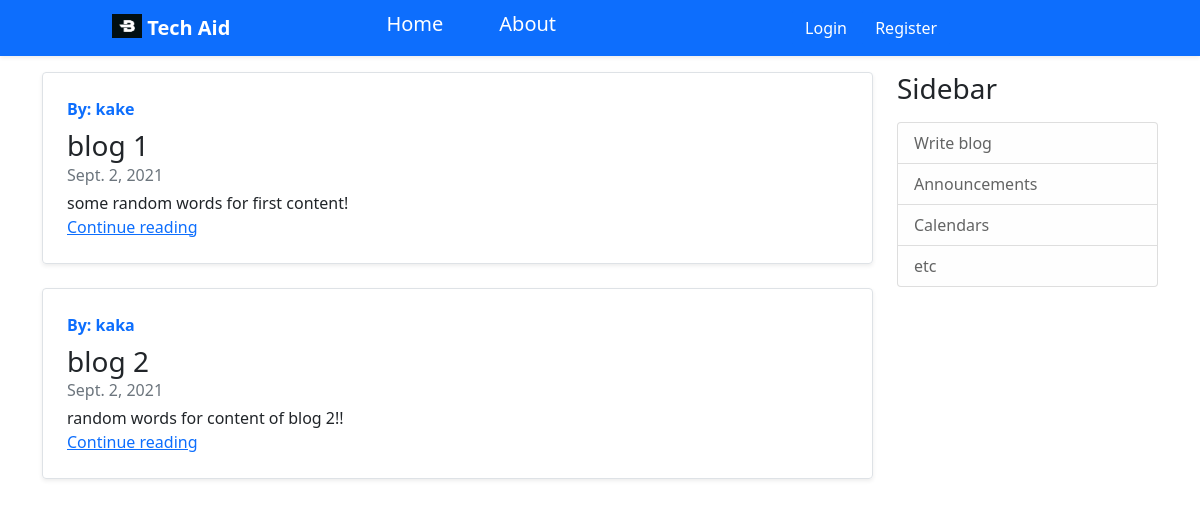
Before: / with the older database file.
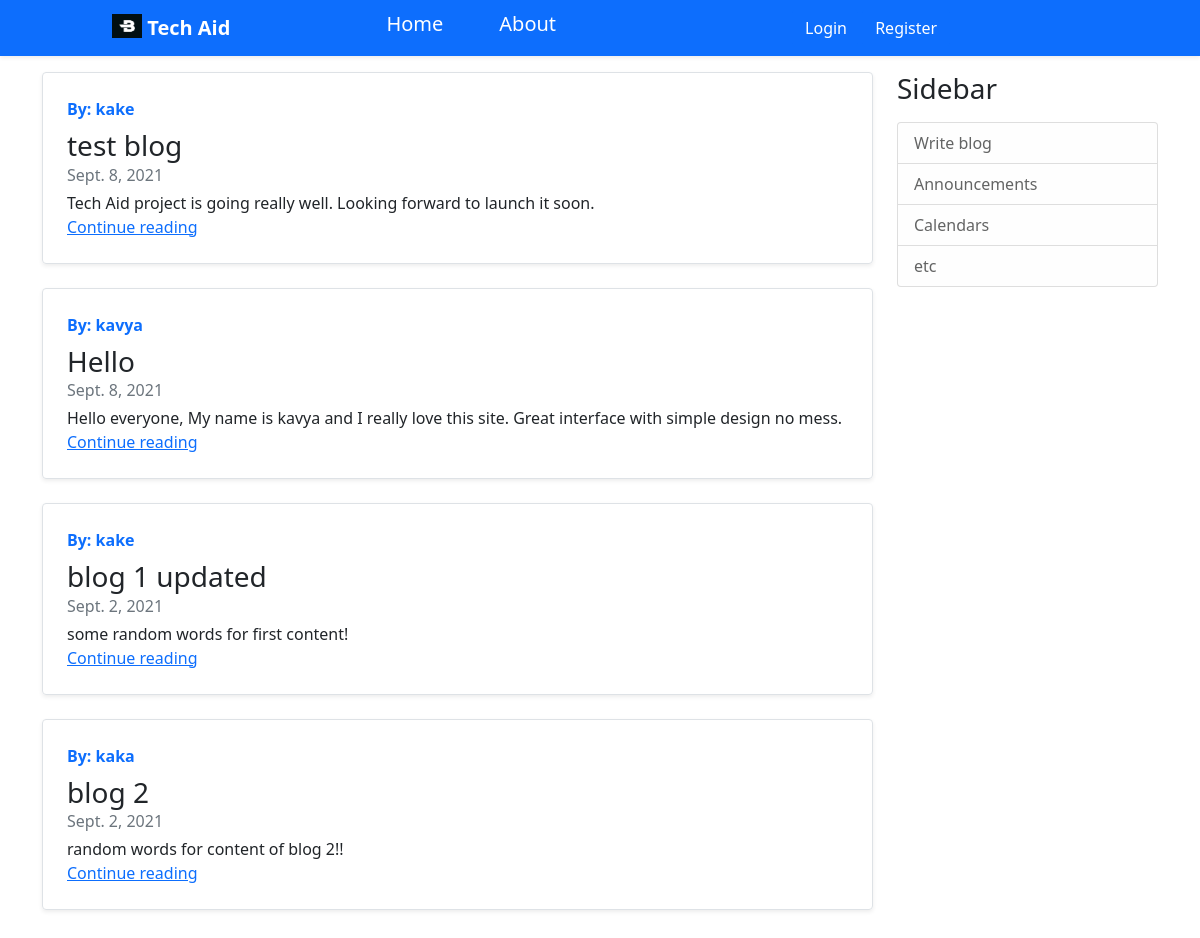
After: the same page with the newer database file.
### blog/models.py (models this page shows, shortened)
class postblog(models.Model):
    title=models.CharField(max_length=50)
    content=models.TextField()
    date_posted=models.DateField(default=timezone.now)
    user=models.ForeignKey(User, on_delete=models.CASCADE)

### blog/views.py (the view)
# urls.py: path('',postblogListView.as_view(),name="blog-home"),
class postblogListView(ListView):
    model = postblog
    template_name = "blog/home.html"
    context_object_name = "posts"
    ordering = ['-date_posted']
    paginate_by=10

### blog/templates/blog/home.html (shortened to what this page needs)
{% extends 'blog/base.html' %}
{%block content%}
  {% for post in posts %}
      <div class="row g-0 border rounded overflow-hidden flex-md-row mb-4 shadow-sm h-md-250 position-relative">
        <div class="col p-4 d-flex flex-column position-static">
          <strong class="d-inline-block mb-2 text-primary">By: {{post.user}}</strong>
          <h3 class="mb-0">{{post.title}}</h3>
          <div class="mb-1 text-muted">{{post.date_posted}}</div>
          <p class="card-text mb-auto">{{post.content}}</p>
          <a href="#" class="stretched-link">Continue reading</a>
        </div>
      </div>
    {% endfor %}
{%endblock content%}

Changed rows visible on the page:
added postblog: user "kake", title "test blog", date_posted "Sept. 8, 2021", content "Tech Aid project is going really well. Looking forward to launch it soon."
added postblog: user "kavya", title "Hello", date_posted "Sept. 8, 2021", content "Hello everyone, My name is kavya and I really love this site. Great interface with simple design no mess."
changed postblog "some random words for first content!": title "blog 1" → "blog 1 updated"
